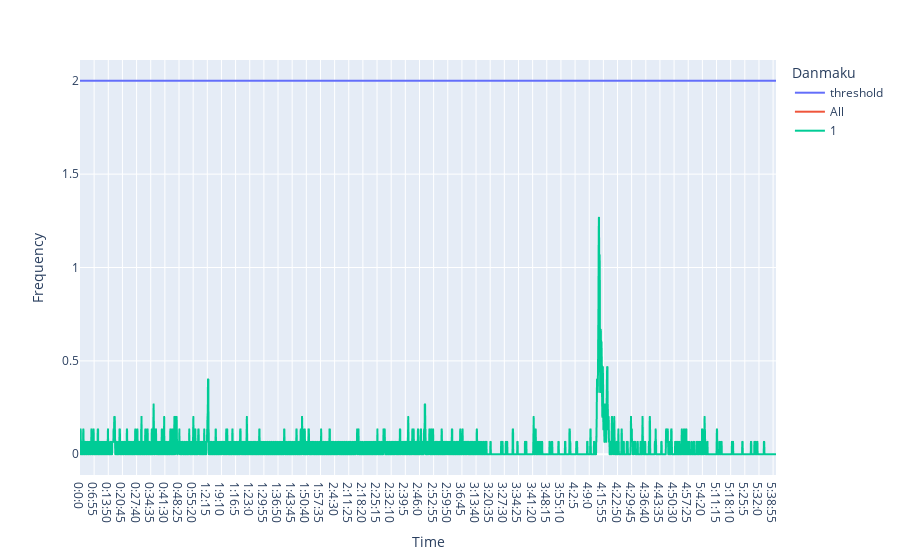

Here is the notebook cell this chart was saved with:
### Code cell
data = []
# add threshold line
x, y = calc_freq_map(time_list_tot, max_time)
for i in range(len(x)):
    data.append(["threshold", sec2time(x[i]), threshold])
# add total frequency
for i in range(len(x)):
    data.append(["All", sec2time(x[i]), y[i]])
# add sub frequencies
for item in time_list_text_sorted:
    text = item["text"]
    x, y = calc_freq_map(time_list_text[text], max_time)
    for i in range(len(x)):
        data.append([text, sec2time(x[i]), y[i]])
# add clip coverages
for item in hotspot_list:
    for x in [item["start"], item["end"]]:
        data.append([str(item["time"]), sec2time(x), threshold + 1])
# export to dataframe
df = pd.DataFrame(data, columns=["Danmaku", "Time", "Frequency"])

fig = px.line(df, x="Time", y="Frequency", color="Danmaku")
fig.show()

### Figure 1 — Plotly figure (JSON) as saved in the notebook; plotly's stock layout.template omitted (floating-point values rounded to 4 significant figures; data arrays with more than 128 entries replaced by an {"elided": "..."} marker saying what was removed)
{"data": [{"hovertemplate": "Danmaku=threshold<br>Time=%{x}<br>Frequency=%{y}<extra></extra>", "legendgroup": "threshold", "line": {"color": "#636efa", "dash": "solid"}, "marker": {"symbol": "circle"}, "mode": "lines", "name": "threshold", "showlegend": true, "type": "scattergl", "x": {"elided": "4085 str values"}, "xaxis": "x", "y": {"elided": "4085 int values"}, "yaxis": "y"}, {"hovertemplate": "Danmaku=All<br>Time=%{x}<br>Frequency=%{y}<extra></extra>", "legendgroup": "All", "line": {"color": "#EF553B", "dash": "solid"}, "marker": {"symbol": "circle"}, "mode": "lines", "name": "All", "showlegend": true, "type": "scattergl", "x": {"elided": "4085 str values"}, "xaxis": "x", "y": {"elided": "4085 float values"}, "yaxis": "y"}, {"hovertemplate": "Danmaku=1<br>Time=%{x}<br>Frequency=%{y}<extra></extra>", "legendgroup": "1", "line": {"color": "#00cc96", "dash": "solid"}, "marker": {"symbol": "circle"}, "mode": "lines", "name": "1", "showlegend": true, "type": "scattergl", "x": {"elided": "4085 str values"}, "xaxis": "x", "y": {"elided": "4085 float values"}, "yaxis": "y"}], "layout": {"legend": {"title": {"text": "Danmaku"}, "tracegroupgap": 0}, "margin": {"t": 60}, "xaxis": {"anchor": "y", "domain": [0, 1], "title": {"text": "Time"}}, "yaxis": {"anchor": "x", "domain": [0, 1], "title": {"text": "Frequency"}}}}
